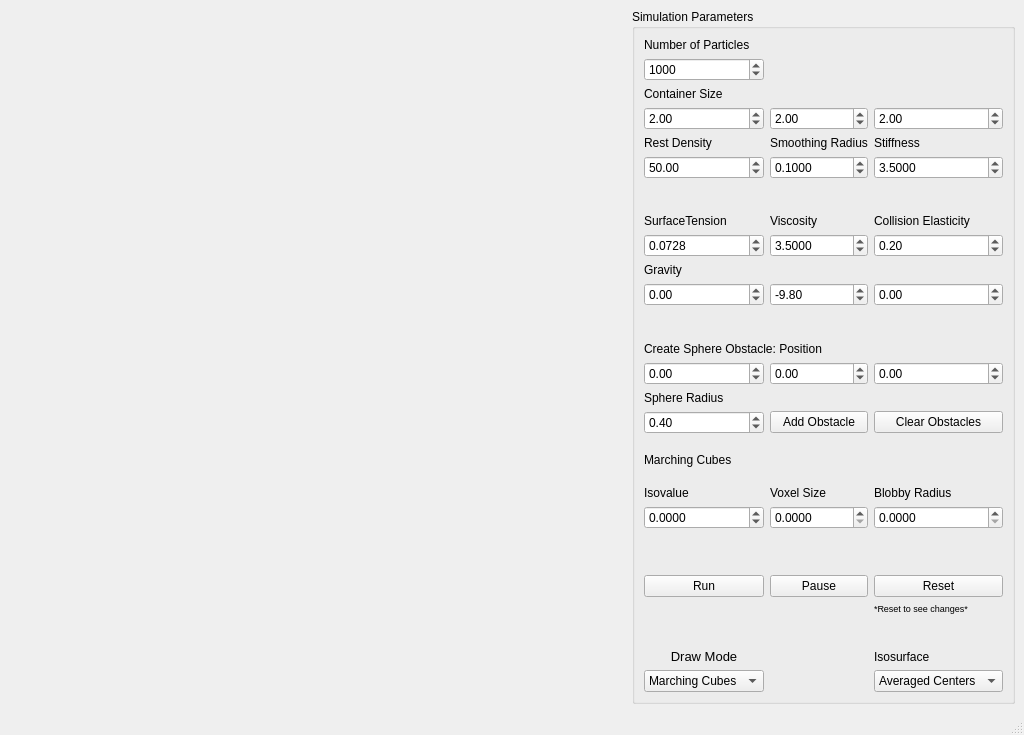
<?xml version="1.0" encoding="UTF-8"?>
<ui version="4.0">
 <class>MainWindow</class>
 <widget class="QMainWindow" name="MainWindow">
  <property name="geometry">
   <rect>
    <x>0</x>
    <y>0</y>
    <width>1024</width>
    <height>735</height>
   </rect>
  </property>
  <property name="windowTitle">
   <string>SPH Fluid Sim</string>
  </property>
  <widget class="QWidget" name="centralwidget">
   <layout class="QGridLayout" name="s_mainWindowGridLayout">
    <item row="0" column="0">
     <spacer name="horizontalSpacer">
      <property name="orientation">
       <enum>Qt::Horizontal</enum>
      </property>
      <property name="sizeHint" stdset="0">
       <size>
        <width>40</width>
        <height>20</height>
       </size>
      </property>
     </spacer>
    </item>
    <item row="0" column="1">
     <widget class="QGroupBox" name="s_paramGB">
      <property name="title">
       <string>Simulation Parameters</string>
      </property>
      <layout class="QGridLayout" name="gridLayout">
       <item row="18" column="0">
        <widget class="QDoubleSpinBox" name="m_tensionBox">
         <property name="decimals">
          <number>4</number>
         </property>
         <property name="maximum">
          <double>50.000000000000000</double>
         </property>
         <property name="value">
          <double>0.072800000000000</double>
         </property>
        </widget>
       </item>
       <item row="31" column="2">
        <widget class="QLabel" name="label_5">
         <property name="text">
          <string>Blobby Radius</string>
         </property>
        </widget>
       </item>
       <item row="32" column="0">
        <widget class="QDoubleSpinBox" name="m_isovalue">
         <property name="decimals">
          <number>4</number>
         </property>
         <property name="minimum">
          <double>-2.000000000000000</double>
         </property>
         <property name="maximum">
          <double>2.000000000000000</double>
         </property>
         <property name="singleStep">
          <double>0.100000000000000</double>
         </property>
        </widget>
       </item>
       <item row="31" column="1">
        <widget class="QLabel" name="label_3">
         <property name="text">
          <string>Voxel Size</string>
         </property>
        </widget>
       </item>
       <item row="32" column="2">
        <widget class="QDoubleSpinBox" name="m_blobRadius">
         <property name="decimals">
          <number>4</number>
         </property>
         <property name="maximum">
          <double>0.500000000000000</double>
         </property>
         <property name="singleStep">
          <double>0.010000000000000</double>
         </property>
        </widget>
       </item>
       <item row="32" column="1">
        <widget class="QDoubleSpinBox" name="m_voxelSize">
         <property name="decimals">
          <number>4</number>
         </property>
         <property name="maximum">
          <double>1.000000000000000</double>
         </property>
         <property name="singleStep">
          <double>0.010000000000000</double>
         </property>
        </widget>
       </item>
       <item row="31" column="0">
        <widget class="QLabel" name="label_11">
         <property name="text">
          <string>Isovalue</string>
         </property>
        </widget>
       </item>
       <item row="6" column="2">
        <widget class="QLabel" name="label_9">
         <property name="text">
          <string>Stiffness</string>
         </property>
        </widget>
       </item>
       <item row="1" column="0">
        <widget class="QLabel" name="label">
         <property name="text">
          <string>Number of Particles </string>
         </property>
        </widget>
       </item>
       <item row="5" column="2">
        <widget class="QDoubleSpinBox" name="m_containerSizeZBox">
         <property name="maximum">
          <double>5.000000000000000</double>
         </property>
         <property name="singleStep">
          <double>0.500000000000000</double>
         </property>
         <property name="value">
          <double>2.000000000000000</double>
         </property>
        </widget>
       </item>
       <item row="5" column="1">
        <widget class="QDoubleSpinBox" name="m_containerSizeYBox">
         <property name="maximum">
          <double>5.000000000000000</double>
         </property>
         <property name="singleStep">
          <double>0.500000000000000</double>
         </property>
         <property name="value">
          <double>2.000000000000000</double>
         </property>
        </widget>
       </item>
       <item row="4" column="0">
        <widget class="QLabel" name="label_2">
         <property name="text">
          <string>Container Size</string>
         </property>
        </widget>
       </item>
       <item row="5" column="0">
        <widget class="QDoubleSpinBox" name="m_containerSizeXBox">
         <property name="maximum">
          <double>5.000000000000000</double>
         </property>
         <property name="singleStep">
          <double>0.500000000000000</double>
         </property>
         <property name="value">
          <double>2.000000000000000</double>
         </property>
        </widget>
       </item>
       <item row="6" column="1">
        <widget class="QLabel" name="label_4">
         <property name="text">
          <string>Smoothing Radius</string>
         </property>
        </widget>
       </item>
       <item row="7" column="1">
        <widget class="QDoubleSpinBox" name="m_smoothRadiusBox">
         <property name="decimals">
          <number>4</number>
         </property>
         <property name="maximum">
          <double>1.000000000000000</double>
         </property>
         <property name="singleStep">
          <double>0.010000000000000</double>
         </property>
         <property name="value">
          <double>0.100000000000000</double>
         </property>
        </widget>
       </item>
       <item row="22" column="0">
        <widget class="QDoubleSpinBox" name="m_gravityXBox">
         <property name="minimum">
          <double>-99.989999999999995</double>
         </property>
        </widget>
       </item>
       <item row="21" column="0">
        <widget class="QLabel" name="label_12">
         <property name="text">
          <string>Gravity</string>
         </property>
        </widget>
       </item>
       <item row="29" column="0">
        <widget class="QDoubleSpinBox" name="m_obstacleRadiusBox">
         <property name="maximum">
          <double>5.000000000000000</double>
         </property>
         <property name="singleStep">
          <double>0.100000000000000</double>
         </property>
         <property name="value">
          <double>0.400000000000000</double>
         </property>
        </widget>
       </item>
       <item row="22" column="1">
        <widget class="QDoubleSpinBox" name="m_gravityYBox">
         <property name="minimum">
          <double>-99.989999999999995</double>
         </property>
         <property name="value">
          <double>-9.800000000000001</double>
         </property>
        </widget>
       </item>
       <item row="22" column="2">
        <widget class="QDoubleSpinBox" name="m_gravityZBox">
         <property name="minimum">
          <double>-99.989999999999995</double>
         </property>
        </widget>
       </item>
       <item row="17" column="1">
        <widget class="QLabel" name="label_8">
         <property name="text">
          <string>Viscosity</string>
         </property>
        </widget>
       </item>
       <item row="18" column="1">
        <widget class="QDoubleSpinBox" name="m_viscosityBox">
         <property name="decimals">
          <number>4</number>
         </property>
         <property name="value">
          <double>3.500000000000000</double>
         </property>
        </widget>
       </item>
       <item row="34" column="0">
        <widget class="QPushButton" name="m_runButton">
         <property name="text">
          <string>Run</string>
         </property>
        </widget>
       </item>
       <item row="34" column="1">
        <widget class="QPushButton" name="m_stopButton">
         <property name="text">
          <string>Pause</string>
         </property>
        </widget>
       </item>
       <item row="34" column="2">
        <widget class="QPushButton" name="m_resetButton">
         <property name="text">
          <string>Reset</string>
         </property>
        </widget>
       </item>
       <item row="33" column="0">
        <spacer name="verticalSpacer">
         <property name="orientation">
          <enum>Qt::Vertical</enum>
         </property>
         <property name="sizeType">
          <enum>QSizePolicy::Fixed</enum>
         </property>
         <property name="sizeHint" stdset="0">
          <size>
           <width>20</width>
           <height>40</height>
          </size>
         </property>
        </spacer>
       </item>
       <item row="2" column="0">
        <widget class="QSpinBox" name="m_numParticlesBox">
         <property name="maximum">
          <number>10000</number>
         </property>
         <property name="value">
          <number>1000</number>
         </property>
        </widget>
       </item>
       <item row="17" column="2">
        <widget class="QLabel" name="label_15">
         <property name="text">
          <string>Collision Elasticity</string>
         </property>
        </widget>
       </item>
       <item row="18" column="2">
        <widget class="QDoubleSpinBox" name="m_elasticityBox">
         <property name="maximum">
          <double>1.000000000000000</double>
         </property>
         <property name="singleStep">
          <double>0.100000000000000</double>
         </property>
         <property name="value">
          <double>0.200000000000000</double>
         </property>
        </widget>
       </item>
       <item row="8" column="2">
        <spacer name="verticalSpacer_3">
         <property name="orientation">
          <enum>Qt::Vertical</enum>
         </property>
         <property name="sizeType">
          <enum>QSizePolicy::Maximum</enum>
         </property>
         <property name="sizeHint" stdset="0">
          <size>
           <width>20</width>
           <height>40</height>
          </size>
         </property>
        </spacer>
       </item>
       <item row="35" column="1">
        <spacer name="verticalSpacer_2">
         <property name="orientation">
          <enum>Qt::Vertical</enum>
         </property>
         <property name="sizeType">
          <enum>QSizePolicy::Fixed</enum>
         </property>
         <property name="sizeHint" stdset="0">
          <size>
           <width>20</width>
           <height>40</height>
          </size>
         </property>
        </spacer>
       </item>
       <item row="35" column="2">
        <widget class="QLabel" name="label_14">
         <property name="sizePolicy">
          <sizepolicy hsizetype="Preferred" vsizetype="Preferred">
           <horstretch>0</horstretch>
           <verstretch>0</verstretch>
          </sizepolicy>
         </property>
         <property name="font">
          <font>
           <pointsize>7</pointsize>
          </font>
         </property>
         <property name="text">
          <string>*Reset to see changes*</string>
         </property>
         <property name="alignment">
          <set>Qt::AlignLeading|Qt::AlignLeft|Qt::AlignTop</set>
         </property>
        </widget>
       </item>
       <item row="23" column="0">
        <spacer name="verticalSpacer_4">
         <property name="orientation">
          <enum>Qt::Vertical</enum>
         </property>
         <property name="sizeType">
          <enum>QSizePolicy::Maximum</enum>
         </property>
         <property name="sizeHint" stdset="0">
          <size>
           <width>20</width>
           <height>40</height>
          </size>
         </property>
        </spacer>
       </item>
       <item row="27" column="0">
        <widget class="QDoubleSpinBox" name="m_obstacleXBox">
         <property name="minimum">
          <double>-10.000000000000000</double>
         </property>
         <property name="maximum">
          <double>10.000000000000000</double>
         </property>
         <property name="singleStep">
          <double>0.100000000000000</double>
         </property>
        </widget>
       </item>
       <item row="27" column="1">
        <widget class="QDoubleSpinBox" name="m_obstacleYBox">
         <property name="minimum">
          <double>-10.000000000000000</double>
         </property>
         <property name="maximum">
          <double>10.000000000000000</double>
         </property>
         <property name="singleStep">
          <double>0.100000000000000</double>
         </property>
        </widget>
       </item>
       <item row="27" column="2">
        <widget class="QDoubleSpinBox" name="m_obstacleZBox">
         <property name="minimum">
          <double>-10.000000000000000</double>
         </property>
         <property name="maximum">
          <double>10.000000000000000</double>
         </property>
         <property name="singleStep">
          <double>0.100000000000000</double>
         </property>
        </widget>
       </item>
       <item row="26" column="0" colspan="2">
        <widget class="QLabel" name="label_17">
         <property name="text">
          <string>Create Sphere Obstacle: Position</string>
         </property>
        </widget>
       </item>
       <item row="28" column="0">
        <widget class="QLabel" name="label_18">
         <property name="text">
          <string>Sphere Radius</string>
         </property>
        </widget>
       </item>
       <item row="29" column="1">
        <widget class="QPushButton" name="m_addObstacleButton">
         <property name="text">
          <string>Add Obstacle</string>
         </property>
        </widget>
       </item>
       <item row="29" column="2">
        <widget class="QPushButton" name="m_deleteObstaclesButton">
         <property name="text">
          <string>Clear Obstacles</string>
         </property>
        </widget>
       </item>
       <item row="6" column="0">
        <widget class="QLabel" name="label_6">
         <property name="text">
          <string>Rest Density</string>
         </property>
        </widget>
       </item>
       <item row="7" column="0">
        <widget class="QDoubleSpinBox" name="m_restDensityBox">
         <property name="maximum">
          <double>1500.000000000000000</double>
         </property>
         <property name="value">
          <double>50.000000000000000</double>
         </property>
        </widget>
       </item>
       <item row="17" column="0">
        <widget class="QLabel" name="label_10">
         <property name="text">
          <string>SurfaceTension</string>
         </property>
        </widget>
       </item>
       <item row="7" column="2">
        <widget class="QDoubleSpinBox" name="m_gasKBox">
         <property name="decimals">
          <number>4</number>
         </property>
         <property name="value">
          <double>3.500000000000000</double>
         </property>
        </widget>
       </item>
       <item row="30" column="2">
        <spacer name="verticalSpacer_5">
         <property name="orientation">
          <enum>Qt::Vertical</enum>
         </property>
         <property name="sizeType">
          <enum>QSizePolicy::Fixed</enum>
         </property>
         <property name="sizeHint" stdset="0">
          <size>
           <width>10</width>
           <height>40</height>
          </size>
         </property>
        </spacer>
       </item>
       <item row="30" column="0">
        <widget class="QLabel" name="label_7">
         <property name="text">
          <string>Marching Cubes</string>
         </property>
         <property name="alignment">
          <set>Qt::AlignLeading|Qt::AlignLeft|Qt::AlignVCenter</set>
         </property>
        </widget>
       </item>
       <item row="36" column="0">
        <widget class="QLabel" name="label_16">
         <property name="font">
          <font>
           <pointsize>10</pointsize>
           <weight>50</weight>
           <bold>false</bold>
          </font>
         </property>
         <property name="text">
          <string>Draw Mode</string>
         </property>
         <property name="alignment">
          <set>Qt::AlignCenter</set>
         </property>
        </widget>
       </item>
       <item row="37" column="0">
        <widget class="QComboBox" name="m_drawBox">
         <property name="currentIndex">
          <number>4</number>
         </property>
         <item>
          <property name="text">
           <string>Points</string>
          </property>
         </item>
         <item>
          <property name="text">
           <string>Density</string>
          </property>
         </item>
         <item>
          <property name="text">
           <string>Surface</string>
          </property>
         </item>
         <item>
          <property name="text">
           <string>Velocity</string>
          </property>
         </item>
         <item>
          <property name="text">
           <string>Marching Cubes</string>
          </property>
         </item>
        </widget>
       </item>
       <item row="36" column="2">
        <widget class="QLabel" name="label_13">
         <property name="text">
          <string>Isosurface</string>
         </property>
        </widget>
       </item>
       <item row="37" column="2">
        <widget class="QComboBox" name="m_isosurface">
         <property name="currentIndex">
          <number>0</number>
         </property>
         <item>
          <property name="text">
           <string>Averaged Centers</string>
          </property>
         </item>
         <item>
          <property name="text">
           <string>Metaballs</string>
          </property>
         </item>
        </widget>
       </item>
      </layout>
     </widget>
    </item>
   </layout>
  </widget>
  <widget class="QMenuBar" name="menubar">
   <property name="geometry">
    <rect>
     <x>0</x>
     <y>0</y>
     <width>1024</width>
     <height>25</height>
    </rect>
   </property>
  </widget>
  <widget class="QStatusBar" name="statusbar"/>
 </widget>
 <resources/>
 <connections/>
</ui>
